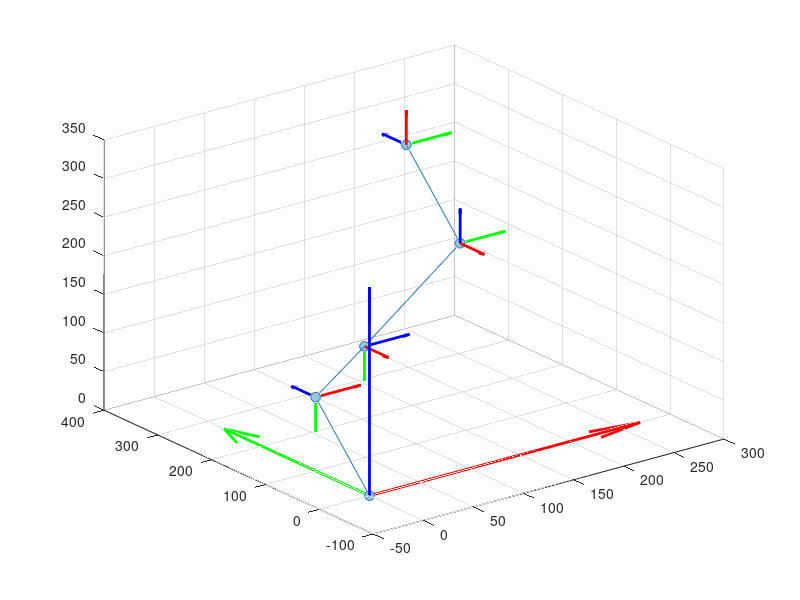

The MATLAB source for this figure:
clear;
clc;
length_mm = 300;
Sr=0.5*length_mm; 
d=0.015*length_mm; 
angle = 90*[1; 1; -1; -1];
rad = deg2rad(angle);
for i = 1:4
    % Define the bending angle alpha
    alpha = rad(i,1);
    % Relative Displacement Calculation
    if sign(alpha) == 0
        Dhorz = 0;
        Dvert = Sr+d;
    else
        Alpha = abs(alpha);
        R = Sr/Alpha;
        Dhorz = sign(alpha)*(R*(1-cos(Alpha)) + d*sin(Alpha));
        Dvert = (R*sin(Alpha) + d*cos(Alpha));
        % disp(Dhorz);disp(Dvert);
    end

    % Matric structure initialization
    M(1).bend = eye(3); % the orientation of origin
    M(1).bend_inv = eye(3);
    M(1).displacement = [0;0;0]; % the position of origin
    if mod(i, 2) == 1
        % Relative Bending Matrices Calculation 
        Mt = [1 0 0;
              0 cos(alpha) sin(alpha);
              0 -sin(alpha) cos(alpha)];
        Mt_inv = [1 0 0;
              0 cos(alpha) -sin(alpha);
              0 sin(alpha) cos(alpha)];
        M(i+1).bend = round(Mt*10^5)/10^5; % round five decimal places
        M(i+1).bend_inv = round(Mt_inv*M(i).bend_inv*10^5)/10^5; % round five decimal places
        % Relative Position Matrices Calculation
        M(i+1).displacement = [0;Dhorz;Dvert];
    else
        % Relative Bending Matrices Calculation 
        Mt = [cos(alpha) 0 sin(alpha);
              0 1 0 
              -sin(alpha) 0 cos(alpha)];
        Mt_inv = [cos(alpha) 0 -sin(alpha);
              0 1 0 
              sin(alpha) 0 cos(alpha)];
        M(i+1).bend = round(Mt*10^5)/10^5; % round five decimal places 
        M(i+1).bend_inv = round(Mt_inv*M(i).bend_inv*10^5)/10^5; % round five decimal places
        % Relative Position Matrices Calculation
        M(i+1).displacement = [Dhorz;0;Dvert];
    end
end

clearvars Mt i Dhorz Dvert Alpha

% There are four units in the manipulator, the base coordinate and end 
% effector coordinate are stored in the matrix "coordinate"
% coordinate(:,i) (i = 1,2,3,4,5).
M(1).B = M(1).bend;
M(2).B = M(1).bend*M(2).bend;
M(3).B = M(1).bend*M(2).bend*M(3).bend;
M(4).B = M(1).bend*M(2).bend*M(3).bend*M(4).bend;
M(5).B = M(1).bend*M(2).bend*M(3).bend*M(4).bend*M(5).bend;
position(:,1) = M(1).displacement; % The origin
node(1).position = position(:,1);
node(1).coordinate = M(1).bend;
for i = 2:5
    position(:,i) = M(i-1).B*M(i).displacement + position(:,i-1);
    node(i).position = position(:,i);
end
clearvars alpha coord_origin i rad symbol

figure;
s = 50; grid on,
% Plot the coordinate
quiver3(0, 0, 0, 300, 0, 0, 'r', 'LineWidth', 2, 'MaxHeadSize', 0.1); hold on,
quiver3(0, 0, 0, 0, 300, 0, 'g', 'LineWidth', 2, 'MaxHeadSize', 0.1); hold on,
quiver3(0, 0, 0, 0, 0, 300, 'b', 'LineWidth', 2, 'MaxHeadSize', 0.1); hold on,

% Plot the node of manipulator
scatter3(position(1,:),position(2,:),position(3,:),s,"filled", ...
    'MarkerEdgeColor',[40/256 120/256 181/256], ...
    'MarkerFaceColor',[154/256 201/256 219/256]); hold on,
% Plot the line of manipulator
for i = 1:4
    plot3(position(1,i:i+1), position(2,i:i+1), position(3,i:i+1), 'Color', [40/256 120/256 181/256]);
    hold on;
end

% Plot the sub-coordinate
for i = 2:5
quiver3(position(1,i),position(2,i),position(3,i), ...
        50*M(i).bend_inv(1,1),50*M(i).bend_inv(1,2),50*M(i).bend_inv(1,3), ...
        'r', 'LineWidth', 2, 'MaxHeadSize', 0.1); hold on,
quiver3(position(1,i),position(2,i),position(3,i), ...
        50*M(i).bend_inv(2,1),50*M(i).bend_inv(2,2),50*M(i).bend_inv(2,3), ...
        'g', 'LineWidth', 2, 'MaxHeadSize', 0.1); hold on,
quiver3(position(1,i),position(2,i),position(3,i), ...
        50*M(i).bend_inv(3,1),50*M(i).bend_inv(3,2),50*M(i).bend_inv(3,3), ...
        'b', 'LineWidth', 2, 'MaxHeadSize', 0.1); hold on,
end

%% Save file
filename = ['result/manipulator_' num2str(angle(1,1)) '_' num2str(angle(2,1)) '_' ,...
            num2str(angle(3,1)) '_' num2str(angle(4,1)) '.png'];
saveas(gcf, filename);